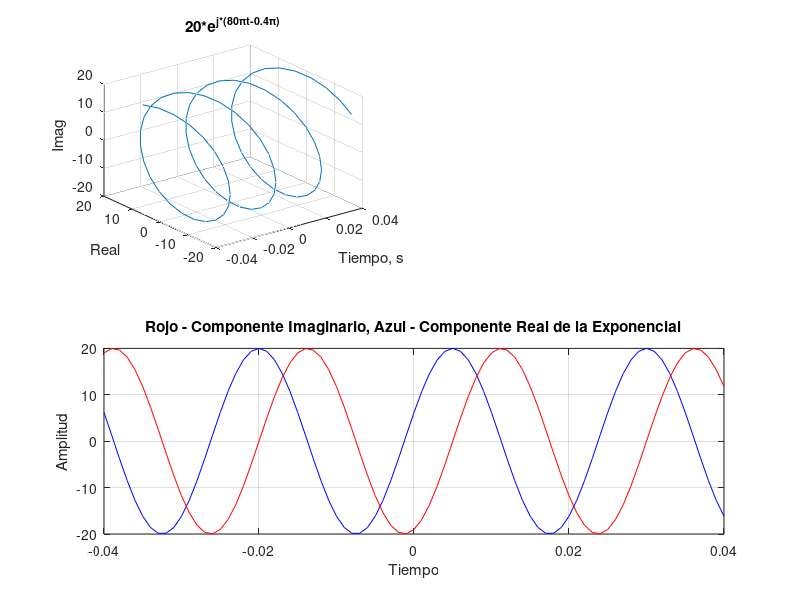

MATLAB code for this plot:
t = -0.04:0.001:0.04
x = 20*exp(j*(80*pi*t-0.4*pi));
subplot(2,2,1)
plot3(t,real(x), imag(x)); grid
title('20*e^{j*(80\pit-0.4\pi)}')
xlabel('Tiempo, s'); ylabel('Real'); zlabel('Imag')
subplot(2,1,2)
plot(t,real(x), 'b');hold on
plot (t, imag(x), 'r'); grid
title('Rojo - Componente Imaginario, Azul - Componente Real de la Exponencial')
xlabel('Tiempo'); ylabel('Amplitud')